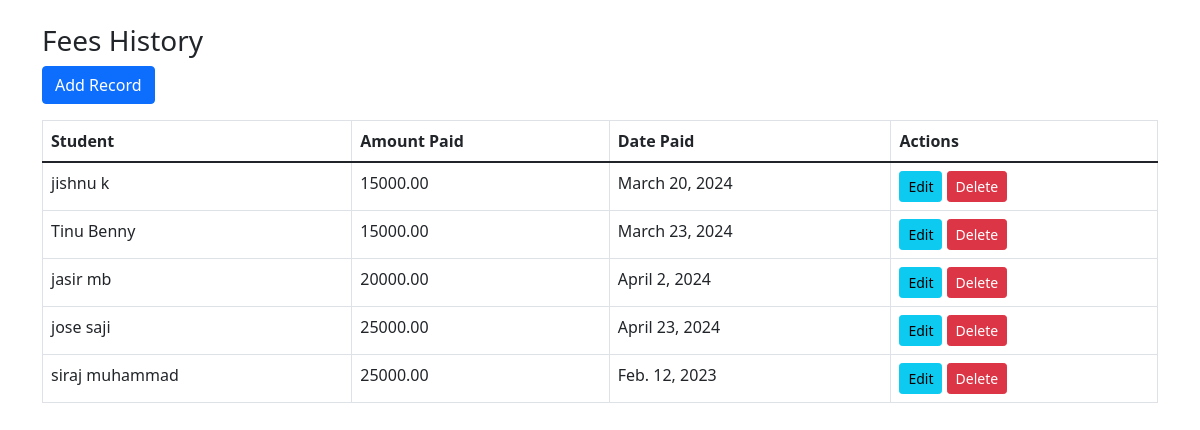
Page /fees-history/ (signed in) on the committed database.
### core/models.py (models this page shows)
class FeesHistory(models.Model):
    student = models.ForeignKey(Student, on_delete=models.CASCADE)
    amount_paid = models.DecimalField(max_digits=10, decimal_places=2)
    date_paid = models.DateField()

class Student(models.Model):
    first_name = models.CharField(max_length=50)
    last_name = models.CharField(max_length=50)
    class_name = models.CharField(max_length=20)
    roll_number = models.IntegerField()
    def __str__(self):
        return f"{self.first_name} {self.last_name}"

### core/views.py (the view)
# urls.py: path('fees-history/', FeesHistoryListView.as_view(), name='fees_history_list'),
class FeesHistoryListView(LoginRequiredMixin, ListView):
    model = FeesHistory
    template_name = 'fees_history_list.html'
    context_object_name = 'fees_history'
    paginate_by = 10
    def get_queryset(self):
        return FeesHistory.objects.all()

### core/templates/fees_history_list.html (shortened to what this page needs)
<!DOCTYPE html>
<html lang="en">
<head>
    <link href="https://cdn.jsdelivr.net/npm/bootstrap@5.1.3/dist/css/bootstrap.min.css" rel="stylesheet">
</head>
<body>
    <div class="container mt-4">
        <h3>Fees History</h3>
        <a href="{% url 'add_fees_history' %}" class="btn btn-primary mb-3">Add Record</a>
        <table class="table table-bordered">
            <thead>
                <tr>
                    <th>Student</th>
                    <th>Amount Paid</th>
                    <th>Date Paid</th>
                    <th>Actions</th>
                </tr>
            </thead>
            <tbody>
                {% for history in fees_history %}
                <tr>
                    <td>{{ history.student }}</td>
                    <td>{{ history.amount_paid }}</td>
                    <td>{{ history.date_paid }}</td>
                    <td>
                        <a href="{% url 'edit_fees_history' history.id %}" class="btn btn-sm btn-info">Edit</a>
                        <a href="{% url 'delete_fees_history' history.id %}" class="btn btn-sm btn-danger">Delete</a>
                    </td>
                </tr>
                {% endfor %}
            </tbody>
        </table>
    </div>
</body>
</html>

### rows in the picture
FeesHistory: student "jishnu k", amount_paid "15000.00", date_paid "March 20, 2024"
FeesHistory: student "Tinu Benny", amount_paid "15000.00", date_paid "March 23, 2024"
FeesHistory: student "jasir mb", amount_paid "20000.00", date_paid "April 2, 2024"
FeesHistory: student "jose saji", amount_paid "25000.00", date_paid "April 23, 2024"
FeesHistory: student "siraj muhammad", amount_paid "25000.00", date_paid "Feb. 12, 2023"
